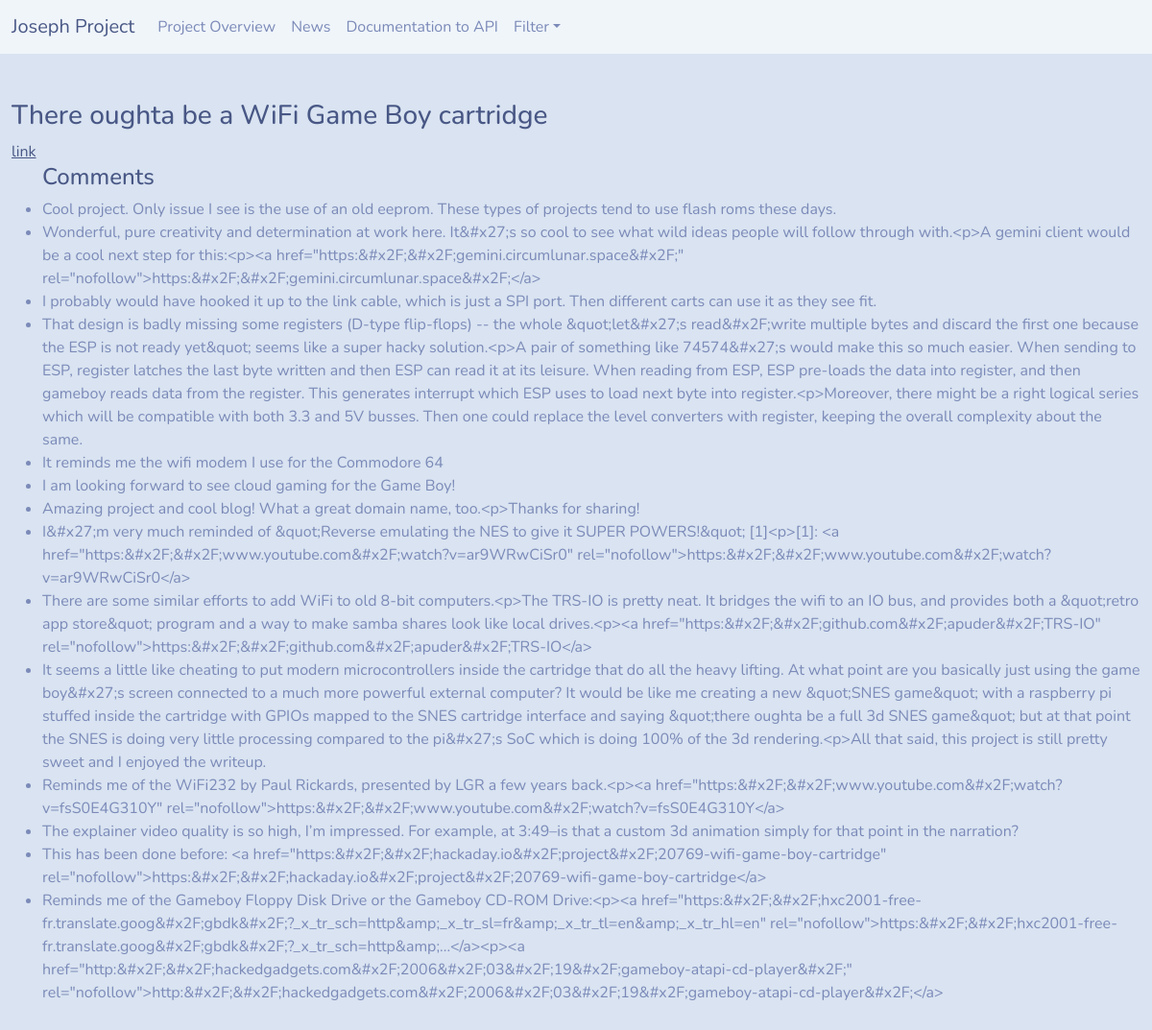
Page /news/news/d/29580726 on the committed database.
### news/models.py (models this page shows)
class News(models.Model):
  id1=models.IntegerField(primary_key=True)
  title=models.CharField(max_length=256,null=True)
  type1=models.CharField(max_length=256)
  url=models.CharField(max_length=256,null=True,blank=True)
  by=models.CharField(max_length=256)
  api=models.BooleanField(default=True)

class Comment(models.Model):
  id1=models.IntegerField(primary_key=True)
  text=models.CharField(max_length=256,null=True,blank=True)
  type1=models.CharField(max_length=256,null=True,blank=True)
  news=models.ForeignKey(to=News, on_delete=models.CASCADE)
  by=models.CharField(max_length=256,null=True,blank=True)

### news/views.py (the view)
# urls.py: path('news/d/<int:_id>', NewsDetailView, name='news_d'),
def NewsDetailView(request,_id):
    data =News.objects.get(id1 =_id)
    comments = Comment.objects.filter(news = data)
    context = {
            'data':data,
            'comments':comments
        }
    return render(request,'detail.html',context)

### templates/detail.html (shortened to what this page needs)
{% load static %}
<link rel="stylesheet" href="{% static 'css/bootstrap.min.css' %}">
<nav class="navbar navbar-expand-lg navbar-light bg-light mb-5">
  <div class="container-fluid">
    <a class="navbar-brand" href="#">Joseph Project</a>
    <div class="collapse navbar-collapse" id="navbarColor03">
      <ul class="navbar-nav me-auto">
        <li class="nav-item">
          <a class="nav-link" href="https://hackerapi.josephtobi.repl.co">Project Overview
          </a>
        </li>
        <li class="nav-item">
          <a class="nav-link" href="https://hackerapi.josephtobi.repl.co/news/news/">News
          </a>
        </li>
        <li class="nav-item">
          <a class="nav-link" href="https://hackerapi.josephtobi.repl.co/swagger/">Documentation to API</a>
        </li>
        <li class="nav-item dropdown">
          <a class="nav-link dropdown-toggle" data-bs-toggle="dropdown" href="#" role="button" aria-haspopup="true" aria-expanded="false">Filter</a>
        </li>
      </ul>
    </div>
  </div>
</nav>
<div class="container-fluid">
  <h3>{{data.title}}</h3>
  <a href={{data.url}}>link</a>
 <ul>
   <h4>Comments</h4>
   {% for j in comments %}
    <li>{{j.text}}</li>
    {% empty %}
    <li> NO COMMENTS</li>
    {% endfor %}
 </ul>
</div>

### rows in the picture
News: title "There oughta be a WiFi Game Boy cartridge"
Comment: text "Cool project. Only issue I see is the use of an old eeprom. These types of projects tend to use flash roms these days."
Comment: text "Wonderful, pure creativity and determination at work here. It&#x27;s so cool to see what wild ideas people will follow through with.<p>A gemini client would be a cool next step for this:<p><a href=\"https:&#x2F;&#x2F;gemini.circumlunar.space&#x2F;\" rel=\"nofollow\">https:&#x2F;&#x2F;gemini.circumlunar.space&#x2F;</a>"
Comment: text "I probably would have hooked it up to the link cable, which is just a SPI port. Then different carts can use it as they see fit."
Comment: text "That design is badly missing some registers (D-type flip-flops) -- the whole &quot;let&#x27;s read&#x2F;write multiple bytes and discard the first one because the ESP is not ready yet&quot; seems like a super hacky solution.<p>A pair of something like 74574&#x27;s would make this so much easier. When sending to ESP, register latches the last byte written and then ESP can read it at its leisure. When reading from ESP, ESP pre-loads the data into register, and then gameboy reads data from the register. This generates interrupt which ESP uses to load next byte into register.<p>Moreover, there might be a right logical series which will be compatible with both 3.3 and 5V busses. Then one could…"
Comment: text "It reminds me the wifi modem I use for the Commodore 64"
Comment: text "I am looking forward to see cloud gaming for the Game Boy!"
Comment: text "Amazing project and cool blog! What a great domain name, too.<p>Thanks for sharing!"
Comment: text "I&#x27;m very much reminded of &quot;Reverse emulating the NES to give it SUPER POWERS!&quot; [1]<p>[1]: <a href=\"https:&#x2F;&#x2F;www.youtube.com&#x2F;watch?v=ar9WRwCiSr0\" rel=\"nofollow\">https:&#x2F;&#x2F;www.youtube.com&#x2F;watch?v=ar9WRwCiSr0</a>"
Comment: text "There are some similar efforts to add WiFi to old 8-bit computers.<p>The TRS-IO is pretty neat. It bridges the wifi to an IO bus, and provides both a &quot;retro app store&quot; program and a way to make samba shares look like local drives.<p><a href=\"https:&#x2F;&#x2F;github.com&#x2F;apuder&#x2F;TRS-IO\" rel=\"nofollow\">https:&#x2F;&#x2F;github.com&#x2F;apuder&#x2F;TRS-IO</a>"
Comment: text "It seems a little like cheating to put modern microcontrollers inside the cartridge that do all the heavy lifting. At what point are you basically just using the game boy&#x27;s screen connected to a much more powerful external computer? It would be like me creating a new &quot;SNES game&quot; with a raspberry pi stuffed inside the cartridge with GPIOs mapped to the SNES cartridge interface and saying &quot;there oughta be a full 3d SNES game&quot; but at that point the SNES is doing very little processing compared to the pi&#x27;s SoC which is doing 100% of the 3d rendering.<p>All that said, this project is still pretty sweet and I enjoyed the writeup."
Comment: text "Reminds me of the WiFi232 by Paul Rickards, presented by LGR a few years back.<p><a href=\"https:&#x2F;&#x2F;www.youtube.com&#x2F;watch?v=fsS0E4G310Y\" rel=\"nofollow\">https:&#x2F;&#x2F;www.youtube.com&#x2F;watch?v=fsS0E4G310Y</a>"
Comment: text "The explainer video quality is so high, I’m impressed. For example, at 3:49–is that a custom 3d animation simply for that point in the narration?"
Comment: text "This has been done before: <a href=\"https:&#x2F;&#x2F;hackaday.io&#x2F;project&#x2F;20769-wifi-game-boy-cartridge\" rel=\"nofollow\">https:&#x2F;&#x2F;hackaday.io&#x2F;project&#x2F;20769-wifi-game-boy-cartridge</a>"
Comment: text "Reminds me of the Gameboy Floppy Disk Drive or the Gameboy CD-ROM Drive:<p><a href=\"https:&#x2F;&#x2F;hxc2001-free-fr.translate.goog&#x2F;gbdk&#x2F;?_x_tr_sch=http&amp;_x_tr_sl=fr&amp;_x_tr_tl=en&amp;_x_tr_hl=en\" rel=\"nofollow\">https:&#x2F;&#x2F;hxc2001-free-fr.translate.goog&#x2F;gbdk&#x2F;?_x_tr_sch=http&amp;...</a><p><a href=\"http:&#x2F;&#x2F;hackedgadgets.com&#x2F;2006&#x2F;03&#x2F;19&#x2F;gameboy-atapi-cd-player&#x2F;\" rel=\"nofollow\">http:&#x2F;&#x2F;hackedgadgets.com&#x2F;2006&#x2F;03&#x2F;19&#x2F;gameboy-atapi-cd-player&#x2F;</a>"
